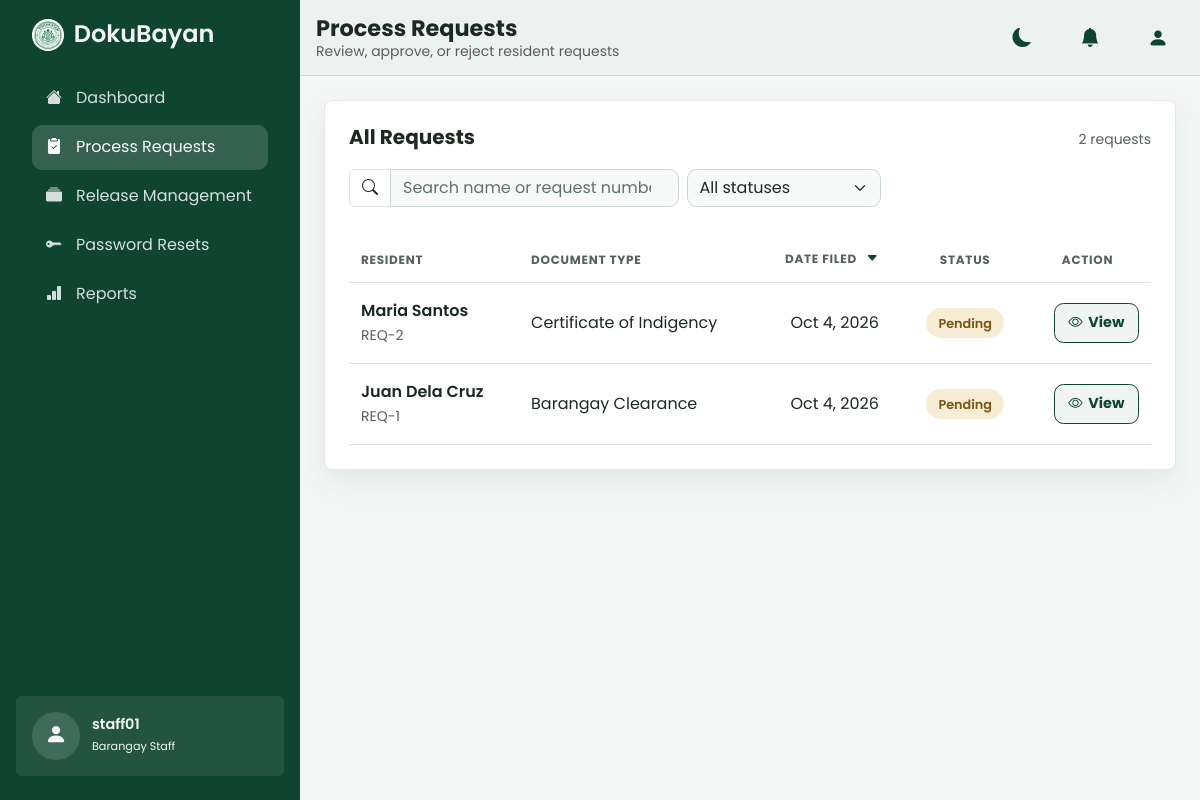
/staff/process-requests.php (signed in), run on the app's committed database.
### tables this page shows
CREATE TABLE requests (
    request_id    INT AUTO_INCREMENT PRIMARY KEY,
    resident_id   INT NOT NULL,
    document_id   INT NOT NULL,
    processed_by  INT NULL,  
    request_date  DATETIME NOT NULL DEFAULT CURRENT_TIMESTAMP,
    status        VARCHAR(30) NOT NULL DEFAULT 'Pending',
    purpose       TEXT NULL,
    remarks       TEXT NULL,
    amount_due    DECIMAL(10,2) NOT NULL DEFAULT 0,

    CONSTRAINT fk_requests_resident
        FOREIGN KEY (resident_id) REFERENCES residents(resident_id)
        ON UPDATE CASCADE ON DELETE RESTRICT,

    CONSTRAINT fk_requests_document
        FOREIGN KEY (document_id) REFERENCES document_types(document_id)
        ON UPDATE CASCADE ON DELETE RESTRICT,

    CONSTRAINT fk_requests_user
        FOREIGN KEY (processed_by) REFERENCES users(id)
        ON UPDATE CASCADE ON DELETE SET NULL
);

CREATE TABLE document_types (
    document_id       INT AUTO_INCREMENT PRIMARY KEY,
    document_number   VARCHAR(50)  NOT NULL UNIQUE,
    document_name      VARCHAR(100) NOT NULL,  
    file_path         VARCHAR(255) NULL, 
    processing_days   INT NOT NULL DEFAULT 1,
    fee               DECIMAL(10,2) NOT NULL DEFAULT 0,
    requirements      TEXT NULL,
    is_active         TINYINT(1) NOT NULL DEFAULT 1
);

### staff/process-requests.php (the view, shortened to what this page needs)
<?php
require_once __DIR__ . '/../config/database.php';
$statusLabels = [
    'pending' => 'Pending', 'processing' => 'Processing',
    'ready' => 'Ready for Release', 'claimed' => 'Claimed', 'cancelled' => 'Cancelled',
    'rejected' => 'Rejected',
];
$requests = $pdo->query("SELECT CONCAT(r.first_name, ' ', r.last_name) AS name, CONCAT('REQ-', q.request_id) AS ref, q.request_id, d.document_name AS doc, DATE_FORMAT(q.request_date, '%b %e, %Y') AS date, DATE_FORMAT(q.request_date, '%Y-%m-%d %H:%i:%s') AS filed, CASE LOWER(q.status) WHEN 'ready for release' THEN 'ready' WHEN 'released' THEN 'claimed' ELSE LOWER(q.status) END AS status FROM requests q JOIN residents r ON r.resident_id = q.resident_id JOIN document_types d ON d.document_id = q.document_id ORDER BY q.request_date DESC, q.request_id DESC")->fetchAll();
$order = ['pending' => 1, 'processing' => 2, 'ready' => 3, 'claimed' => 4];
usort($requests, fn($a, $b) => ($order[$a['status']] ?? 9) <=> ($order[$b['status']] ?? 9));
?>
<?php include __DIR__ . '/../page-layout/header.php' ?>
    <main class="flex-grow-1 overflow-auto p-3 p-lg-4">
        <section class="panel-white p-4">
            <div class="d-flex flex-wrap justify-content-between align-items-center gap-3 mb-3">
                <h5 class="fw-bold mb-1">All Requests</h5>
                <span class="small text-muted-soft" id="requestCount"></span>
            </div>
            <div class="row g-2 align-items-center mb-3">
                <div class="col-md-7 col-lg-5">
                    <div class="input-group">
                        <span class="input-group-text bg-white"><i class="bi bi-search"></i></span>
                        <input type="search" id="reqSearch" class="form-control" placeholder="Search name or request number">
                    </div>
                </div>
                <div class="col-6 col-md-4 col-lg-3">
                    <select id="reqStatusFilter" class="form-select">
                        <option value="all">All statuses</option>
                    </select>
                </div>
            </div>
            <div class="table-responsive">
                <table class="table table-brand align-middle mb-0">
                    <thead>
                        <tr>
                            <th>Resident</th>
                            <th>Document Type</th>
                            <th class="text-center">Date Filed
                                <button type="button" class="sort-caret" id="reqDateSort" aria-label="Sort by date filed"><i class="bi bi-caret-down-fill"></i></button>
                            </th>
                            <th class="text-center">Status</th>
                            <th class="text-center">Action</th>
                        </tr>
                    </thead>
                    <tbody id="requestRows">
                        <?php foreach ($requests as $r):
                            $blob = strtolower($r['name'] . ' ' . $r['ref'] . ' ' . $r['doc']);
                        ?>
                        <tr data-status="<?= htmlspecialchars($r['status']) ?>" data-search="<?= htmlspecialchars($blob) ?>" data-date="<?= htmlspecialchars($r['filed']) ?>">
                            <td class="fw-semibold heading-green">
                                <?= htmlspecialchars($r['name']) ?><br>
                                <small class="text-muted-soft fw-normal"><?= htmlspecialchars($r['ref']) ?></small>
                            </td>
                            <td class="text-muted-soft"><?= htmlspecialchars($r['doc']) ?></td>
                            <td class="text-muted-soft text-center"><?= htmlspecialchars($r['date']) ?></td>
                            <td class="text-center"><span class="status-badge status-<?= htmlspecialchars($r['status']) ?>"><?= htmlspecialchars($statusLabels[$r['status']]) ?></span></td>
                            <td class="text-end"><a href="view-details.php?req=<?= (int) $r['request_id'] ?>" class="view-link" title="View" data-bs-toggle="tooltip"><i class="bi bi-eye"></i> View</a></td>
                        </tr>
                        <?php endforeach; ?>
                    </tbody>
                </table>
            </div>
        </section>
    </main>
<?php include __DIR__ . '/../page-layout/footer.php' ?>

### assets/css/styles.css (style rules this page uses)
:root { --dark-green: #0F4530; --light-green-hover: #26664c; --accent-green: #0F4530; --white: #f5f5f5; --light-gray: #56615b; --soft-panel: #edf1ef; --surface: #ffffff; --surface-raised: #ffffff; --surface-input: #f8faf9; --gold: #79550f; --danger: #b3261e; --page-bg: #f4f7f5; --border-soft: #dfe8e2; --border-strong: #ccd9d0; --text-dark: #1c2921; --shadow-soft: 0 12px 30px rgba(15, 69, 48, 0.08); }
body { overflow-x: hidden; background: var(--page-bg); color: var(--text-dark); font-family: 'Poppins', system-ui, -apple-system, 'Segoe UI', Roboto, sans-serif; }
:where(a, button, input, select, textarea, [tabindex]):focus-visible { outline-offset: 2px; }
.app-content > main { width: 100%; max-width: 1440px; min-width: 0; align-self: center; }
.sidebar-btn .nav-link i, .offcanvas-nav .nav-link i { flex: 0 0 1.25rem; text-align: center; }
.heading-green { color: var(--dark-green); font-weight: 700; }
.text-muted-soft { color: var(--light-gray); }
.form-select, .form-control { background-color: var(--surface-input); border: 1px solid var(--border-strong); border-radius: 0.6rem; transition: border-color 0.15s ease, box-shadow 0.15s ease, background-color 0.15s ease; }
.form-control::placeholder { color: #647169; opacity: 1; }
.table-brand { margin-top: 0.75rem; }
.table-brand thead th { color: var(--light-gray); font-weight: 700; font-size: 0.75rem; letter-spacing: 0.06em; text-transform: uppercase; border-bottom: 1px solid var(--border-soft); padding: 0.85rem 0.75rem; }
.table-brand tbody td { vertical-align: middle; padding: 1rem 0.75rem; border-top: 1px solid #edf2ee; color: var(--text-dark); }
.view-link, .resident-content a:not(.btn):not(.dropdown-item) { color: var(--dark-green) !important; font-weight: 700; text-decoration: none; transition: color 0.15s ease, opacity 0.15s ease; }
.view-link { display: inline-flex; align-items: center; justify-content: center; gap: 0.35rem; border: 1px solid var(--dark-green); border-radius: 0.6rem; padding: 0.5rem 0.85rem; font-size: 0.9rem; background-color: rgba(15, 69, 48, 0.06); }
.sort-caret { color: var(--dark-green); cursor: pointer; border: 0; background: none; font-weight: 700; }
.panel-white { background-color: var(--surface); border: 1px solid #e5e8e6; border-radius: 0.5rem; box-shadow: var(--shadow-soft); }
.status-badge { display: inline-flex; align-items: center; gap: 6px; white-space: nowrap; font-weight: 600; font-size: 0.8rem; padding: 0.35rem 0.75rem; border-radius: 999px; }
.status-pending { color: var(--gold); background: #f7ecd4; }
#dashboard-refresh-btn, .panel-white .view-link { min-height: 2.5rem; }
html { overflow-x: clip; }

### data on the page
requests: name "Maria Santos", ref "REQ-2", document.document_name "Certificate of Indigency", date "Oct 4, 2026", status "Pending"
requests: name "Juan Dela Cruz", ref "REQ-1", document.document_name "Barangay Clearance", date "Oct 4, 2026", status "Pending"

### other printed values
$item['label'] "Dashboard"
$item['label'] "Process Requests"
$item['label'] "Release Management"
$item['label'] "Password Resets"
$item['label'] "Reports"
$name "staff01"
$roleBadge[$role] "Barangay Staff"
$pageTitle "Process Requests"
$pageDescription "Review, approve, or reject resident requests"
